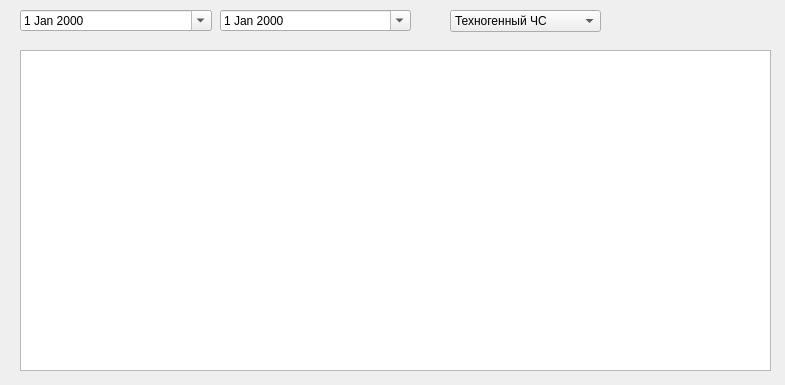
<?xml version="1.0" encoding="UTF-8"?>
<ui version="4.0">
 <class>Dialog</class>
 <widget class="QDialog" name="Dialog">
  <property name="geometry">
   <rect>
    <x>0</x>
    <y>0</y>
    <width>785</width>
    <height>385</height>
   </rect>
  </property>
  <property name="windowTitle">
   <string>Dialog</string>
  </property>
  <widget class="QComboBox" name="comboBox">
   <property name="geometry">
    <rect>
     <x>450</x>
     <y>10</y>
     <width>151</width>
     <height>22</height>
    </rect>
   </property>
   <item>
    <property name="text">
     <string>Техногенный ЧС</string>
    </property>
   </item>
   <item>
    <property name="text">
     <string>Природный ЧС</string>
    </property>
   </item>
  </widget>
  <widget class="QTableWidget" name="tWCV">
   <property name="geometry">
    <rect>
     <x>20</x>
     <y>50</y>
     <width>751</width>
     <height>321</height>
    </rect>
   </property>
  </widget>
  <widget class="QDateEdit" name="dateEdit1">
   <property name="geometry">
    <rect>
     <x>20</x>
     <y>10</y>
     <width>192</width>
     <height>21</height>
    </rect>
   </property>
   <property name="calendarPopup">
    <bool>true</bool>
   </property>
  </widget>
  <widget class="QDateEdit" name="dateEdit2">
   <property name="geometry">
    <rect>
     <x>220</x>
     <y>10</y>
     <width>191</width>
     <height>21</height>
    </rect>
   </property>
   <property name="calendarPopup">
    <bool>true</bool>
   </property>
  </widget>
 </widget>
 <resources/>
 <connections/>
</ui>
